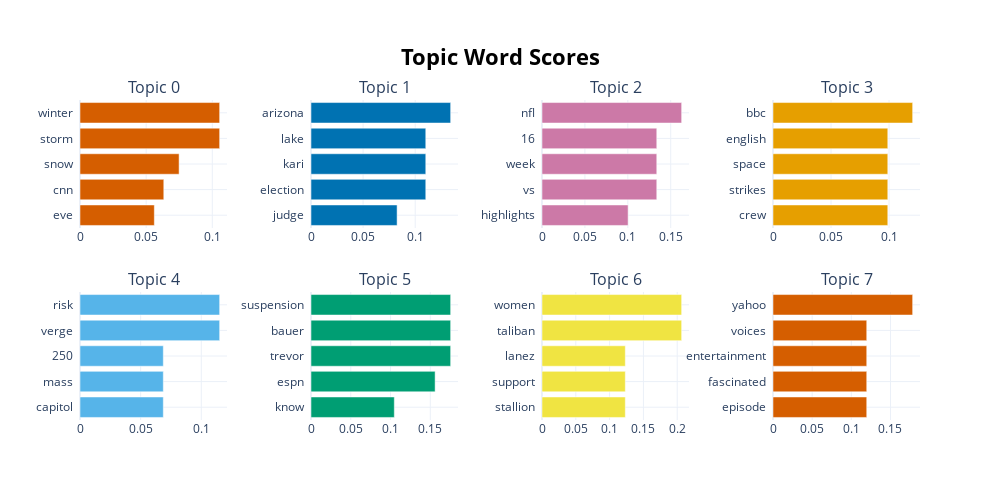

Notebook code for this chart:
### Code cell
topic_model.visualize_barchart()

### Figure 1 — Plotly figure (JSON) as saved in the notebook; plotly's stock layout.template omitted (floating-point values rounded to 4 significant figures)
{"data": [{"marker": {"color": "#D55E00"}, "orientation": "h", "x": [0.05618, 0.06334, 0.0749, 0.1056, 0.1056], "y": ["eve  ", "cnn  ", "snow  ", "storm  ", "winter  "], "type": "bar", "xaxis": "x", "yaxis": "y"}, {"marker": {"color": "#0072B2"}, "orientation": "h", "x": [0.08262, 0.1101, 0.1101, 0.1101, 0.134], "y": ["judge  ", "election  ", "kari  ", "lake  ", "arizona  "], "type": "bar", "xaxis": "x2", "yaxis": "y2"}, {"marker": {"color": "#CC79A7"}, "orientation": "h", "x": [0.1003, 0.1338, 0.1338, 0.1338, 0.1627], "y": ["highlights  ", "vs  ", "week  ", "16  ", "nfl  "], "type": "bar", "xaxis": "x3", "yaxis": "y3"}, {"marker": {"color": "#E69F00"}, "orientation": "h", "x": [0.09892, 0.09892, 0.09892, 0.09892, 0.1203], "y": ["crew  ", "strikes  ", "space  ", "english  ", "bbc  "], "type": "bar", "xaxis": "x4", "yaxis": "y4"}, {"marker": {"color": "#56B4E9"}, "orientation": "h", "x": [0.06868, 0.06868, 0.06868, 0.1151, 0.1151], "y": ["capitol  ", "mass  ", "250  ", "verge  ", "risk  "], "type": "bar", "xaxis": "x5", "yaxis": "y5"}, {"marker": {"color": "#009E73"}, "orientation": "h", "x": [0.1047, 0.156, 0.1756, 0.1756, 0.1756], "y": ["know  ", "espn  ", "trevor  ", "bauer  ", "suspension  "], "type": "bar", "xaxis": "x6", "yaxis": "y6"}, {"marker": {"color": "#F0E442"}, "orientation": "h", "x": [0.1232, 0.1232, 0.1232, 0.2066, 0.2066], "y": ["stallion  ", "support  ", "lanez  ", "taliban  ", "women  "], "type": "bar", "xaxis": "x7", "yaxis": "y7"}, {"marker": {"color": "#D55E00"}, "orientation": "h", "x": [0.1197, 0.1197, 0.1197, 0.1197, 0.1783], "y": ["episode  ", "fascinated  ", "entertainment  ", "voices  ", "yahoo  "], "type": "bar", "xaxis": "x8", "yaxis": "y8"}], "layout": {"xaxis": {"anchor": "y", "domain": [0.0, 0.175], "showgrid": true}, "yaxis": {"anchor": "x", "domain": [0.6, 1.0], "showgrid": true}, "xaxis2": {"anchor": "y2", "domain": [0.275, 0.45], "showgrid": true}, "yaxis2": {"anchor": "x2", "domain": [0.6, 1.0], "showgrid": true}, "xaxis3": {"anchor": "y3", "domain": [0.55, 0.725], "showgrid": true}, "yaxis3": {"anchor": "x3", "domain": [0.6, 1.0], "showgrid": true}, "xaxis4": {"anchor": "y4", "domain": [0.825, 1.0], "showgrid": true}, "yaxis4": {"anchor": "x4", "domain": [0.6, 1.0], "showgrid": true}, "xaxis5": {"anchor": "y5", "domain": [0.0, 0.175], "showgrid": true}, "yaxis5": {"anchor": "x5", "domain": [0.0, 0.4], "showgrid": true}, "xaxis6": {"anchor": "y6", "domain": [0.275, 0.45], "showgrid": true}, "yaxis6": {"anchor": "x6", "domain": [0.0, 0.4], "showgrid": true}, "xaxis7": {"anchor": "y7", "domain": [0.55, 0.725], "showgrid": true}, "yaxis7": {"anchor": "x7", "domain": [0.0, 0.4], "showgrid": true}, "xaxis8": {"anchor": "y8", "domain": [0.825, 1.0], "showgrid": true}, "yaxis8": {"anchor": "x8", "domain": [0.0, 0.4], "showgrid": true}, "annotations": [{"font": {"size": 16}, "showarrow": false, "text": "Topic 0", "x": 0.0875, "xanchor": "center", "xref": "paper", "y": 1.0, "yanchor": "bottom", "yref": "paper"}, {"font": {"size": 16}, "showarrow": false, "text": "Topic 1", "x": 0.3625, "xanchor": "center", "xref": "paper", "y": 1.0, "yanchor": "bottom", "yref": "paper"}, {"font": {"size": 16}, "showarrow": false, "text": "Topic 2", "x": 0.6375, "xanchor": "center", "xref": "paper", "y": 1.0, "yanchor": "bottom", "yref": "paper"}, {"font": {"size": 16}, "showarrow": false, "text": "Topic 3", "x": 0.9125, "xanchor": "center", "xref": "paper", "y": 1.0, "yanchor": "bottom", "yref": "paper"}, {"font": {"size": 16}, "showarrow": false, "text": "Topic 4", "x": 0.0875, "xanchor": "center", "xref": "paper", "y": 0.4, "yanchor": "bottom", "yref": "paper"}, {"font": {"size": 16}, "showarrow": false, "text": "Topic 5", "x": 0.3625, "xanchor": "center", "xref": "paper", "y": 0.4, "yanchor": "bottom", "yref": "paper"}, {"font": {"size": 16}, "showarrow": false, "text": "Topic 6", "x": 0.6375, "xanchor": "center", "xref": "paper", "y": 0.4, "yanchor": "bottom", "yref": "paper"}, {"font": {"size": 16}, "showarrow": false, "text": "Topic 7", "x": 0.9125, "xanchor": "center", "xref": "paper", "y": 0.4, "yanchor": "bottom", "yref": "paper"}], "title": {"font": {"size": 22, "color": "Black"}, "text": "<b>Topic Word Scores", "x": 0.5, "xanchor": "center", "yanchor": "top"}, "hoverlabel": {"font": {"size": 16, "family": "Rockwell"}, "bgcolor": "white"}, "showlegend": false, "width": 1000, "height": 500}}
